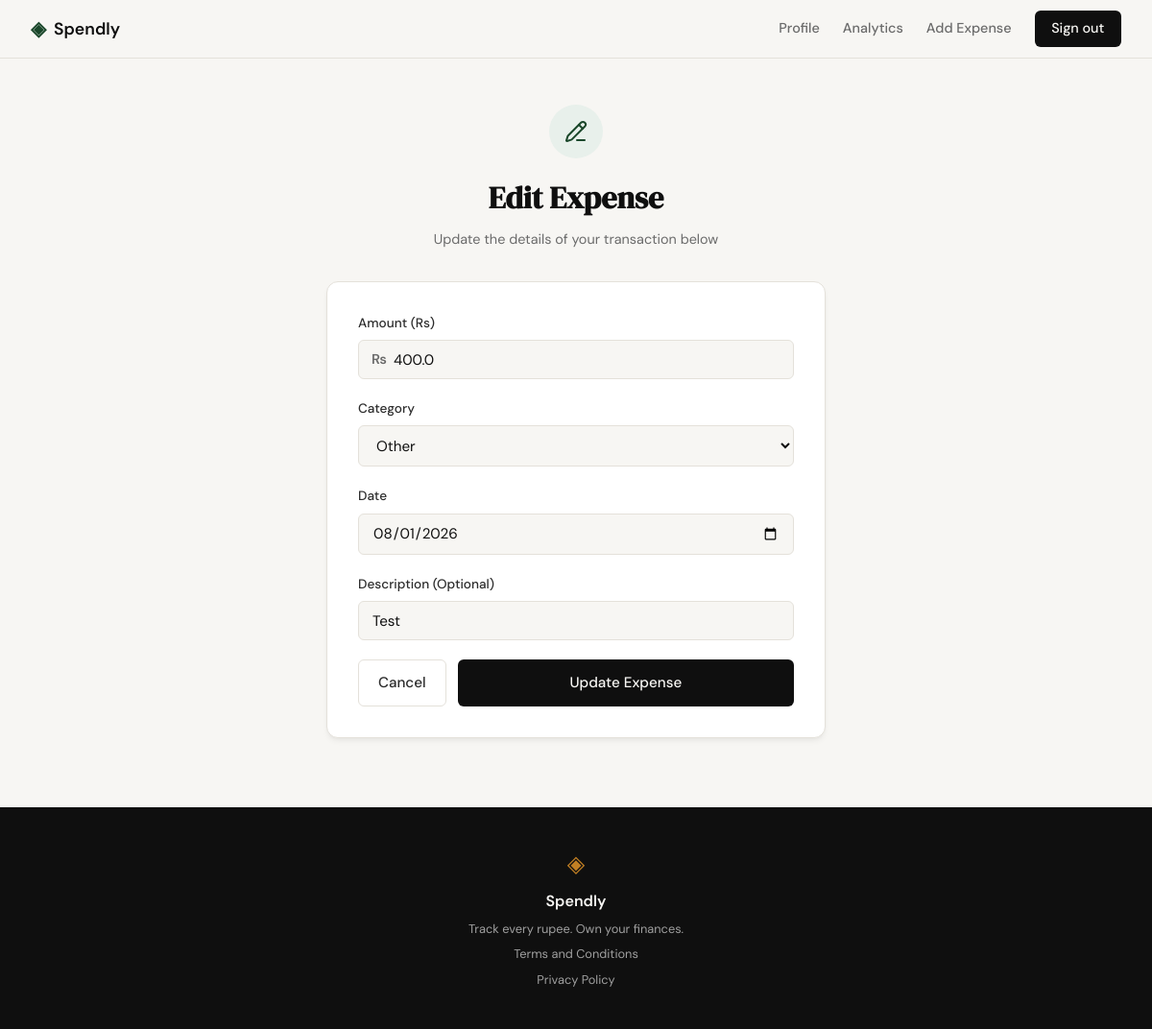
The page /expenses/45/edit (signed in) on the database its author committed.
### tables this page shows
CREATE TABLE expenses (
                id INTEGER PRIMARY KEY AUTOINCREMENT,
                user_id INTEGER NOT NULL,
                amount REAL NOT NULL,
                category TEXT NOT NULL,
                date TEXT NOT NULL,
                description TEXT,
                created_at TEXT DEFAULT (datetime('now')),
                FOREIGN KEY (user_id) REFERENCES users (id)
            );

### expense_tracker/app.py (the view, shortened to what this page needs)
@app.route("/expenses/<int:id>/edit", methods=["GET", "POST"])
def edit_expense(id):
    if not session.get("user_id"):
        flash("Please log in to access this page.", "error")
        return redirect(url_for("login"))
    user_id = session["user_id"]
    allowed_categories = ["Food", "Transport", "Bills", "Health", "Entertainment", "Shopping", "Other"]
    expense = get_expense_by_id(id, user_id)
    if not expense:
        return render_template("404.html"), 404
    return render_template("edit_expense.html",
                         expense=expense,
                         categories=allowed_categories)

### expense_tracker/database/db.py (called while the page is built)
def get_db():
    conn = sqlite3.connect(DB_PATH)
    conn.row_factory = sqlite3.Row
    conn.execute("PRAGMA foreign_keys = ON")
    return conn

### expense_tracker/database/queries.py (called while the page is built)
def get_expense_by_id(expense_id, user_id):
    with get_db() as conn:
        row = conn.execute(
            'SELECT id, amount, category, date, description FROM expenses WHERE id = ? AND user_id = ?',
            (expense_id, user_id)
        ).fetchone()
        return row

### expense_tracker/templates/edit_expense.html (shortened to what this page needs)
{% extends "base.html" %}
{% block content %}
<div class="edit-expense-section">
    <div class="edit-expense-wrapper">
        <div class="edit-header">
            <div class="edit-header-icon">
                <i data-lucide="pencil-line"></i>
            </div>
            <h1 class="edit-title">Edit Expense</h1>
            <p class="edit-subtitle">Update the details of your transaction below</p>
        </div>
        <div class="edit-card">
            <form method="POST" action="{{ url_for('edit_expense', id=expense.id) }}">
                <div class="form-group">
                    <label for="amount">Amount (Rs)</label>
                    <div class="input-with-prefix">
                        <span class="input-prefix">₨</span>
                        <input type="number" id="amount" name="amount"
                               class="form-input" step="0.01" min="0.01" required
                               value="{{ expense.amount }}">
                    </div>
                </div>
                <div class="form-group">
                    <label for="category">Category</label>
                    <select id="category" name="category" class="form-input" required>
                        {% for cat in categories %}
                        <option value="{{ cat }}" {{ 'selected' if cat == expense.category }}>{{ cat }}</option>
                        {% endfor %}
                    </select>
                </div>
                <div class="form-group">
                    <label for="date">Date</label>
                    <input type="date" id="date" name="date" class="form-input" required
                           value="{{ expense.date }}">
                </div>
                <div class="form-group">
                    <label for="description">Description (Optional)</label>
                    <input type="text" id="description" name="description" class="form-input"
                           maxlength="200" value="{{ expense.description or '' }}" placeholder="e.g. Weekly groceries">
                </div>
                <div class="edit-actions">
                    <a href="{{ url_for('profile') }}" class="btn-back">Cancel</a>
                    <button type="submit" class="btn-update">Update Expense</button>
                </div>
            </form>
        </div>
    </div>
</div>
{% endblock %}

### expense_tracker/static/css/style.css (style rules this page uses)
:root { --ink: #0f0f0f; --ink-soft: #2d2d2d; --ink-muted: #6b6b6b; --ink-faint: #a0a0a0; --paper: #f7f6f3; --paper-warm: #f0ede6; --paper-card: #ffffff; --accent: #1a472a; --accent-light: #e8f0eb; --accent-2: #c17f24; --accent-2-light: #fdf3e3; --danger: #c0392b; --danger-light: #fdecea; --border: #e4e1da; --border-soft: #eeebe4; --font-display: 'DM Serif Display', Georgia, serif; --font-body: 'DM Sans', system-ui, sans-serif; --max-width: 1200px; --auth-width: 440px; --radius-sm: 6px; --radius-md: 12px; --radius-lg: 20px; }
*, *::before, *::after { box-sizing: border-box; margin: 0; padding: 0; }
html { font-size: 16px; scroll-behavior: smooth; }
body { background: var(--paper); color: var(--ink); font-family: var(--font-body); font-size: 1rem; line-height: 1.6; -webkit-font-smoothing: antialiased; }
a { color: inherit; text-decoration: none; }
.form-group { margin-bottom: 1.25rem; }
.form-group label { display: block; font-size: 0.85rem; font-weight: 500; color: var(--ink-soft); margin-bottom: 0.4rem; }
.form-input { width: 100%; padding: 0.6rem 0.875rem; border: 1px solid var(--border); border-radius: var(--radius-sm); font-family: var(--font-body); font-size: 0.95rem; color: var(--ink); background: var(--paper); outline: none; transition: border-color 0.2s; }
.form-input::placeholder { color: var(--ink-faint); }

### expense_tracker/templates/edit_expense.html (style rules this page uses)
.edit-expense-section { min-height: calc(100vh - 60px - 100px); display: flex; align-items: center; justify-content: center; padding: 3rem 2rem; }
.edit-expense-wrapper { width: 100%; max-width: 520px; }
.edit-header { text-align: center; margin-bottom: 2rem; }
.edit-header-icon { width: 56px; height: 56px; background: var(--accent-light); color: var(--accent); border-radius: 50%; display: inline-flex; align-items: center; justify-content: center; margin-bottom: 1rem; font-size: 1.5rem; }
.edit-title { font-family: var(--font-display); font-size: 2rem; color: var(--ink); margin-bottom: 0.35rem; }
.edit-subtitle { font-size: 0.9rem; color: var(--ink-muted); }
.edit-card { background: var(--paper-card); border: 1px solid var(--border); border-radius: var(--radius-md); padding: 2rem; margin-bottom: 1.5rem; box-shadow: 0 4px 6px -1px rgba(0,0,0,0.05), 0 2px 4px -1px rgba(0,0,0,0.03); }
.edit-card .form-group { margin-bottom: 1.25rem; }
.edit-card .form-group label { display: block; font-size: 0.85rem; font-weight: 500; color: var(--ink-soft); margin-bottom: 0.4rem; }
.edit-card .form-input { width: 100%; padding: 0.6rem 0.875rem; border: 1px solid var(--border); border-radius: var(--radius-sm); font-family: var(--font-body); font-size: 0.95rem; color: var(--ink); background: var(--paper); outline: none; transition: border-color 0.2s, box-shadow 0.2s; box-sizing: border-box; }
.edit-card .form-input::placeholder { color: var(--ink-faint); }
.input-with-prefix { position: relative; }
.input-prefix { position: absolute; left: 0.875rem; top: 50%; transform: translateY(-50%); font-size: 0.9rem; font-weight: 600; color: var(--ink-muted); pointer-events: none; }
.input-with-prefix .form-input { padding-left: 2.25rem; }
.edit-actions { display: flex; gap: 0.75rem; }
.btn-update { flex: 1; padding: 0.7rem; background: var(--ink); color: var(--paper); border: none; border-radius: var(--radius-sm); font-family: var(--font-body); font-size: 0.95rem; font-weight: 500; cursor: pointer; transition: background 0.2s, transform 0.15s; }
.btn-back { display: inline-flex; align-items: center; justify-content: center; padding: 0.7rem 1.25rem; background: transparent; color: var(--ink-soft); border: 1px solid var(--border); border-radius: var(--radius-sm); font-family: var(--font-body); font-size: 0.95rem; font-weight: 500; cursor: pointer; transition: all 0.2s; text-decoration: none; }

### rows shown on the page
expenses: amount "400.0", date "08/01/2026", description "Test"

### other values the page prints
form field category "Other"
